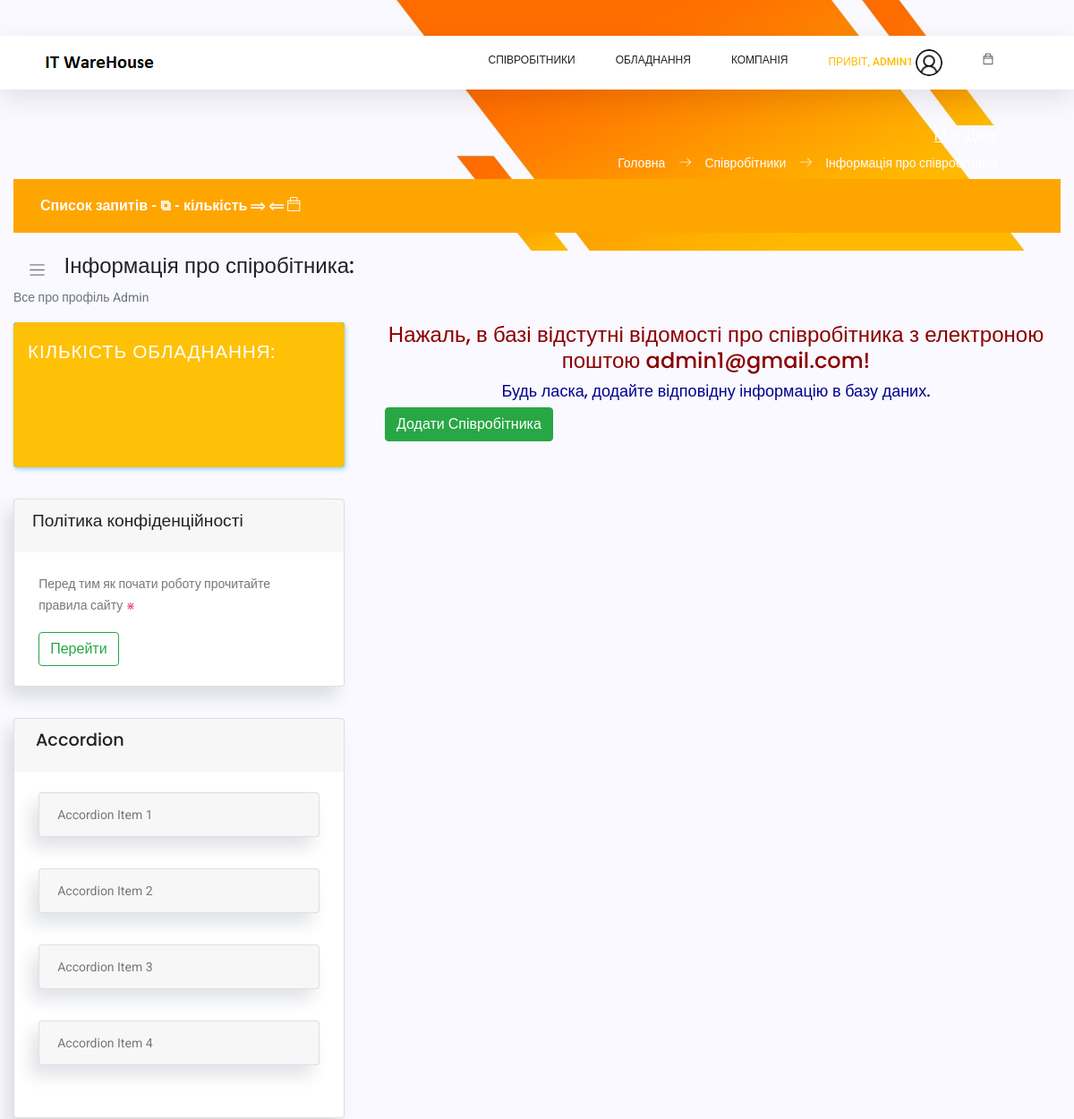
The page /employees/about (signed in, upper part) on the database as committed earlier.
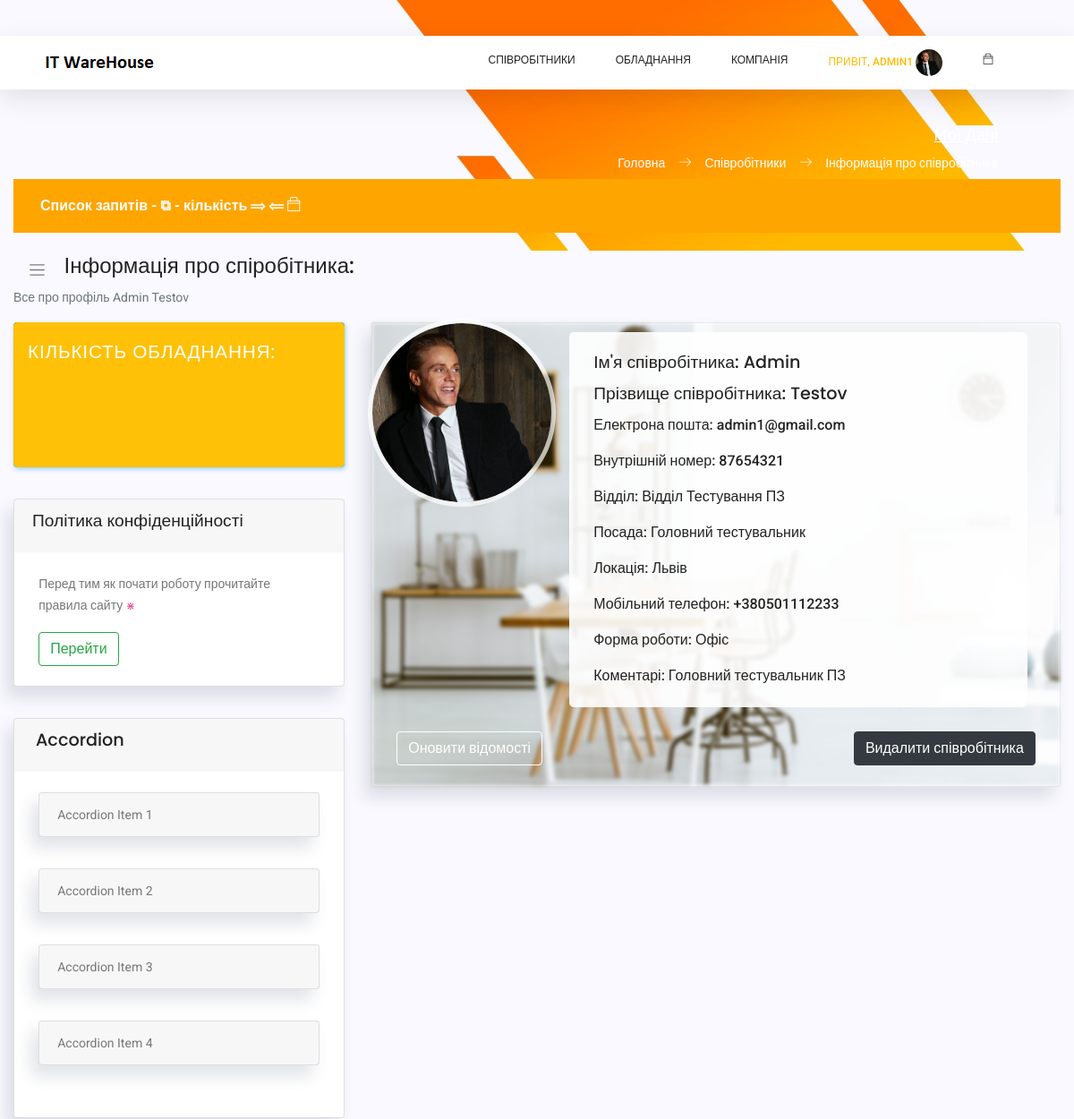
The same page on the database as committed later.
### users/models.py (models this page shows, shortened)
class NewUser(AbstractBaseUser, PermissionsMixin):
    email = models.EmailField(_('email address'), unique=True)
    user_name = models.CharField(max_length=150, unique=True)
    start_date = models.DateTimeField(default=timezone.now)
    is_staff = models.BooleanField(default=False)
    is_active = models.BooleanField(default=False)
    is_employee = models.BooleanField(default=False)
    objects = CustomAccountManager()
    USERNAME_FIELD = 'email'
    REQUIRED_FIELDS = ['user_name']

### employees/models.py (models this page shows, shortened)
class Employees(models.Model):
    first_name = models.CharField(max_length=50, default='', verbose_name="Ім'я *")
    last_name = models.CharField(max_length=50, default='', verbose_name='Прізвище *')
    email = models.EmailField(max_length=75, unique=True, null=True, verbose_name='Електрона пошта *')
    eid = models.CharField(max_length=8, unique=True, null=True, verbose_name='Внутрішній номер *')
    department = models.ForeignKey(Departments, null=True, on_delete=models.SET_NULL, verbose_name='Назва відділу *')
    title = models.CharField(max_length=50, null=True, default='', verbose_name='Посада *')
    user_id = models.ForeignKey(NewUser, null=True, on_delete=models.SET_NULL, verbose_name='ID Користувача *')
    location = models.ForeignKey(Cities, null=True, on_delete=models.SET_NULL, blank=True, verbose_name='Назва міста')
    mobilephone = models.CharField(max_length=20, null=True, default='', blank=True, verbose_name='Мобільний телефон')
    status = models.ForeignKey(UserStatus, null=True, on_delete=models.SET_NULL, blank=True,
                               verbose_name='Форма роботи')
    photo = models.FileField(upload_to='photos/', null=True, default='default_user.jpg', blank=True,
                             verbose_name='Фото')
    comments = models.TextField(max_length=300, null=True, default='', blank=True, verbose_name='Коментарі')

class Departments(models.Model):
    department = models.CharField(max_length=100, unique=True, verbose_name='Назва відділу')
    def __str__(self) -> str:
        return str(self.department)

class Cities(models.Model):
    city = models.CharField(max_length=100, unique=True, verbose_name='Назва міста')
    def __str__(self) -> str:
        return str(self.city)

class UserStatus(models.Model):
    ustatus = models.CharField(max_length=50, unique=True, verbose_name='Форма роботи')
    def __str__(self) -> str:
        return str(self.ustatus)

### employees/views.py (the view)
# urls.py: path('about', emp_about, name='employee-about'),
@login_required
def emp_about(request):
    context = {
        'page_title': 'Мої Дані',
        'app_name': 'Співробітники',
        'page_name': 'Інформація про співробітника'
    }
    user_admin = 0
    if request.user.groups.filter(name='Admins').exists():
        user_admin = 1
    try:
        employee_info = Employees.objects.get(email=request.user.email)
    except:
        employee_info = None
    context['employee_info'] = employee_info
    context['employee_data'] = employee_info
    context['user_admin'] = user_admin
    return render(request, 'employees/about.html', context=context)

### templates/employees/about.html (shortened to what the changed rows need)
{% extends '_layouts/base.html' %}
{% load static %}
{% block content %}
<div style="background: #faf9ff; padding-bottom: 50px;">
    <div class="main-content container-fluid">
        <div class="page-title">
            <nav class="navbar navbar-header navbar-expand navbar-light headli-1">
                <a class="sidebar-toggler" href="#"><span class="navbar-toggler-icon"></span></a>
            </nav>
            <h3 class="headli-1">Інформація про спіробітника:</h3>
            {% if user.is_employee %}
            <p class="text-subtitle text-muted">Все про профіль {{ employee_data.first_name }} {{ employee_data.last_name }}</p>
            {% else %}
            <p class="text-subtitle text-muted">Все про профіль Admin</p>
            {% endif %}
        </div>
        <section class="section">
            <div class="row mb-4">
                <div class="col-md-4">
                    <div class="card collapse-icon accordion-icon-rotate">
                        <div class="card-header">
                            <h1 class="card-title pl-1">Accordion</h1>
                        </div>
                    </div>
                </div>
                <div class="col-md-8">
                    {% if employee_info %}
                    <div class="card" >
                        <div class="card-content" style="min-width: 410px;">
                            <div class="row no-gutters">
                                <div class="col-md-12 col-lg-3" style="min-width: 220px;">
                                    <img class="card-img-top img-fluid" style="outline: 5px solid rgba(255,255,255,0.7); border-radius: 100px; width: 200px; height: 200px; object-fit: cover;" src="/media/{{ employee_info.photo }}" alt="Card image cap">
                                </div>
                                <div class="col-md-12 col-lg-8 relative-from" style="min-width: 400px;">
                                    <div style="flex-direction: column" class="card-body d-flex" >
                                        <h4 class="card-title">Ім'я співробітника: {{ employee_info.first_name }}</h4>
                                        <h3 class="card-title">Прізвище співробітника: {{ employee_info.last_name }}</h3>
                                        <p class="card-text info_add">
                                            Електрона пошта: {{ employee_info.email }}
                                        </p>
                                        <p class="card-text info_add">
                                            Внутрішній номер: {{ employee_info.eid }}
                                        </p>
                                        <p class="card-text info_add">
                                            Відділ: {{ employee_info.department }}
                                        </p>
                                        <p class="card-text info_add">
                                            Посада: {{ employee_info.title }}
                                        </p>
                                        <p class="card-text info_add">
                                            Локація: {{ employee_info.location }}
                                        </p>
                                        <p class="card-text info_add">
                                            Мобільний телефон: {{ employee_info.mobilephone }}
                                        </p>
                                        <p class="card-text info_add">
                                            Форма роботи: {{ employee_info.status }}
                                        </p>
                                        <p class="card-text info_add">
                                            Коментарі: {{ employee_info.comments }}
                                        </p>
                                    </div>
                                </div>
                                <div class="col-md-12">
                                    <div class="card-body d-flex" style="justify-content: space-between;">
                                        <a class="btn btn-outline-white" style="max-width: 220px; margin-top: 5px;" href="/employees/update/{{ employee_info.id }}">Оновити відомості</a>
                                        {% if user_admin == 1%}
                                        <a class="btn btn-dark" style="max-width: 220px; margin-top: 5px; margin-left: 5px;" href="/employees/delete/{{ employee_info.id }}">Видалити співробітника</a>
                                        {% endif %}
                                    </div>
                                </div>
                            </div>
                        </div>
                    </div>
                    {% else %}
                    <h3 style="color: darkred; text-align: center;">
                        Нажаль, в базі відстутні відомості про співробітника з електроною поштою {{ user.email }}!
                    </h3>
                    <h4 style="color: darkblue; text-align: center;">
                        Будь ласка, додайте відповідну інформацію в базу даних.
                    </h4>
                    {% if user_admin == 1%}
                    <div class="container">
                        <a href="/employees/create" class="btn btn-success my-btn">Додати Співробітника</a>
                    </div>
                    {% endif %}
                    {% endif %}
                </div>
            </div>
        </section>
    </div>
</div>
{% endblock content %}

### templates/_layouts/header.html (shortened to what this page needs)
{% load static %}
<header class="header_area sticky-header">
	<div class="main_menu">
			<nav class="navbar navbar-expand-lg navbar-light main_box">
				<div class="container">
					<a class="navbar-brand logo_h" href="/">
						<img src="{% static 'static_f_1/img/logo.png' %}" alt="IT WareHouse Project Logo">
					</a>
					<div class="collapse navbar-collapse offset" id="navbarSupportedContent">
						<ul class="nav navbar-nav menu_nav ml-auto">
							{% if not user.is_authenticated %}
								<li class="nav-item"><a class="nav-link" href="/">Вхід до Системи</a></li>
							{% else %}
								{% if user_data.u_group == 'Admins' or user_admin == 1%}
								<li class="nav-item submenu dropdown">
									<a href="#" class="nav-link dropdown-toggle" data-toggle="dropdown" role="button"
									   aria-haspopup="true" aria-expanded="false">Співробітники</a>
								</li>
								{% endif %}
								<li class="nav-item submenu dropdown">
									<a href="#" class="nav-link dropdown-toggle" data-toggle="dropdown"
									   role="button" aria-haspopup="true" aria-expanded="false">Обладнання</a>
								</li>
								<li class="nav-item submenu dropdown">
									<a href="#" class="nav-link dropdown-toggle" data-toggle="dropdown" role="button"
									   aria-haspopup="true" aria-expanded="false">Компанія</a>
								</li>
								<li class="nav-item submenu dropdown active">
									<a href="#" class="nav-link dropdown-toggle" data-toggle="dropdown" role="button"
									   aria-haspopup="true" aria-expanded="false">
										<span>Привіт, {{ user.user_name }}</span>
										{% if employee_data.photo %}
										<span><span><img width="30px" height="30px" class="profile-img"
														 src="/media/{{ employee_data.photo }}" alt=""></span>
										</span>
										{% else %}
										<span><span><img width="30px" height="30px" class="profile-img"
													 src="/media/photos/default_user.jpg" alt=""></span>
										</span>
										{% endif %}
										</a>
								</li>
								<li class="nav-item submenu dropdown">
									<a href="#" class="nav-link dropdown-toggle">
										<span class="ti-bag"></span>
									</a>
								</li>
							{% endif %}
						</ul>
					</div>
				</div>
			</nav>
	</div>
</header>

Rows that differ between the two databases and show on the page:
changed NewUser "ADMIN1": is_employee False → True (drawn); email "admin1@gmail.com" → (not shown)
added Employees: photo (picture), first_name "Admin", last_name "Testov", email "admin1@gmail.com", eid "87654321", department "Відділ Тестування ПЗ", title "Головний тестувальник", location "Львів", mobilephone "+380501112233", status "Офіс", comments "Головний тестувальник ПЗ"
Other text that changed with them:
text no longer shown: "Все про профіль Admin Нажаль, в базі відстутні відомості про співробітника з електроною поштою ! Будь ласка, додайте відповідну інформацію в базу даних. Додати Співробітника"
text now shown: "Все про профіль Ім'я співробітника: Прізвище співробітника: Електрона пошта: Внутрішній номер: Відділ: Посада: Локація: Мобільний телефон: Форма роботи: Коментарі: Оновити відомості Видалити співробітника"
